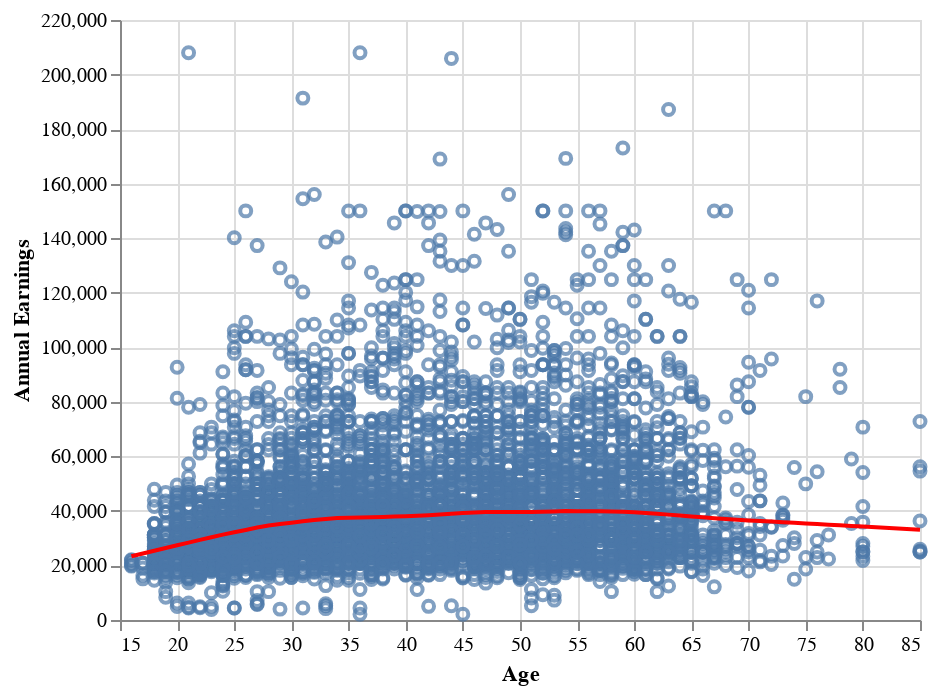

The notebook cell this image was saved under:
### Markdown cell above
### Exercise 3: Plot a non-linear regression of annual_earnings on age

### Code cell
alt.data_transformers.disable_max_rows()
alt.renderers.set_embed_options(width=600, height=400)
base = (
    alt.Chart(cps).mark_point().encode(
        x = alt.X('age', title='Age', scale=alt.Scale(zero=False)),
        y = alt.Y('annual_earnings',title='Annual Earnings', scale=alt.Scale(zero=False)),
    )
)
# change font size
base.configure_title(fontSize=20)

# fit a regression line
loess = base.transform_loess(
    'age', 'annual_earnings').mark_line(color='red')

base + loess

### Figure 1 — Vega-Lite specification as saved in the notebook (floating-point values rounded to 4 significant figures; data arrays with more than 128 entries replaced by an {"elided": "..."} marker saying what was removed)
{"config": {"view": {"continuousWidth": 400, "continuousHeight": 300}}, "layer": [{"mark": "point", "encoding": {"x": {"field": "age", "scale": {"zero": false}, "title": "Age", "type": "quantitative"}, "y": {"field": "annual_earnings", "scale": {"zero": false}, "title": "Annual Earnings", "type": "quantitative"}}}, {"mark": {"type": "line", "color": "red"}, "encoding": {"x": {"field": "age", "scale": {"zero": false}, "title": "Age", "type": "quantitative"}, "y": {"field": "annual_earnings", "scale": {"zero": false}, "title": "Annual Earnings", "type": "quantitative"}}, "transform": [{"loess": "annual_earnings", "on": "age"}]}], "data": {"name": "data-f687d60656c440dc22f09ddfdda17933"}, "$schema": "https://vega.github.io/schema/vega-lite/v4.17.0.json", "datasets": {"data-f687d60656c440dc22f09ddfdda17933": {"elided": "11150 records"}}}
